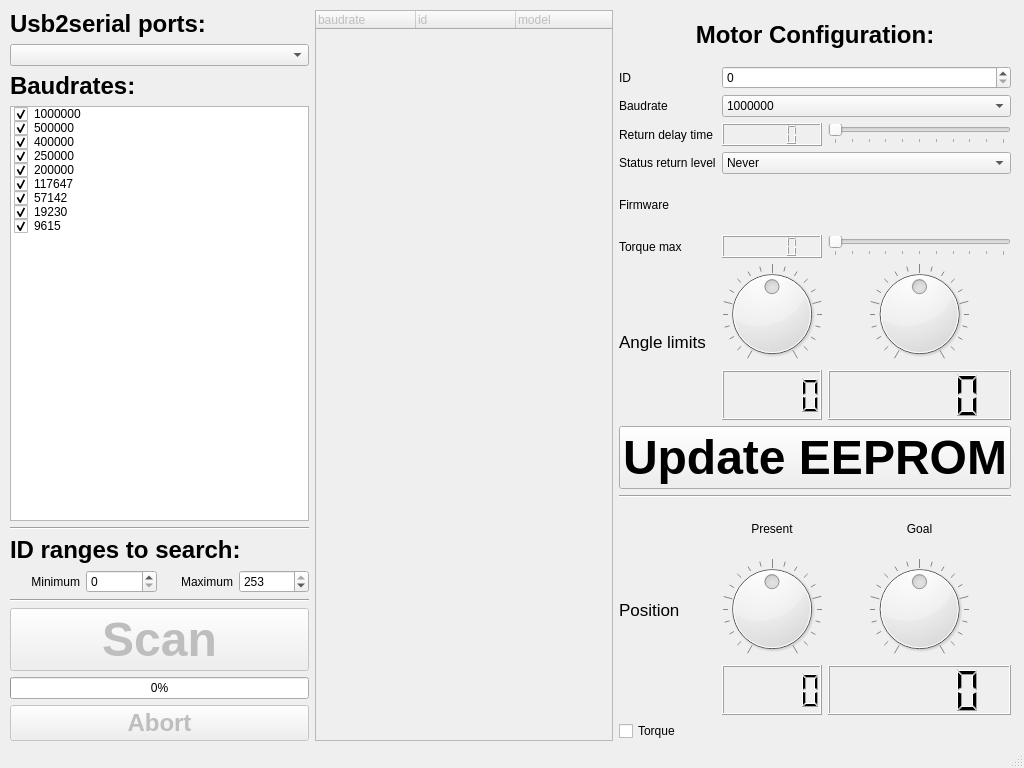
<?xml version="1.0" encoding="UTF-8"?>
<ui version="4.0">
 <class>MainWindow</class>
 <widget class="QMainWindow" name="MainWindow">
  <property name="geometry">
   <rect>
    <x>0</x>
    <y>0</y>
    <width>1024</width>
    <height>768</height>
   </rect>
  </property>
  <property name="sizePolicy">
   <sizepolicy hsizetype="Fixed" vsizetype="Fixed">
    <horstretch>0</horstretch>
    <verstretch>0</verstretch>
   </sizepolicy>
  </property>
  <property name="minimumSize">
   <size>
    <width>1024</width>
    <height>768</height>
   </size>
  </property>
  <property name="windowTitle">
   <string>Herborist</string>
  </property>
  <widget class="QWidget" name="centralwidget">
   <widget class="QWidget" name="layoutWidget">
    <property name="geometry">
     <rect>
      <x>10</x>
      <y>10</y>
      <width>1001</width>
      <height>731</height>
     </rect>
    </property>
    <layout class="QHBoxLayout" name="horizontalLayout_2">
     <item>
      <layout class="QVBoxLayout" name="verticalLayout">
       <item>
        <widget class="QLabel" name="label">
         <property name="font">
          <font>
           <pointsize>18</pointsize>
           <weight>75</weight>
           <bold>true</bold>
          </font>
         </property>
         <property name="text">
          <string>Usb2serial ports:</string>
         </property>
        </widget>
       </item>
       <item>
        <widget class="QComboBox" name="port_box"/>
       </item>
       <item>
        <widget class="QLabel" name="label_2">
         <property name="font">
          <font>
           <pointsize>18</pointsize>
           <weight>75</weight>
           <bold>true</bold>
          </font>
         </property>
         <property name="text">
          <string>Baudrates:</string>
         </property>
        </widget>
       </item>
       <item>
        <widget class="QListWidget" name="baudrate_list">
         <property name="alternatingRowColors">
          <bool>false</bool>
         </property>
         <property name="isWrapping" stdset="0">
          <bool>false</bool>
         </property>
         <property name="uniformItemSizes">
          <bool>false</bool>
         </property>
         <property name="selectionRectVisible">
          <bool>false</bool>
         </property>
         <item>
          <property name="text">
           <string>1000000</string>
          </property>
          <property name="checkState">
           <enum>Checked</enum>
          </property>
         </item>
         <item>
          <property name="text">
           <string>500000</string>
          </property>
          <property name="checkState">
           <enum>Checked</enum>
          </property>
         </item>
         <item>
          <property name="text">
           <string>400000</string>
          </property>
          <property name="checkState">
           <enum>Checked</enum>
          </property>
         </item>
         <item>
          <property name="text">
           <string>250000</string>
          </property>
          <property name="checkState">
           <enum>Checked</enum>
          </property>
         </item>
         <item>
          <property name="text">
           <string>200000</string>
          </property>
          <property name="checkState">
           <enum>Checked</enum>
          </property>
         </item>
         <item>
          <property name="text">
           <string>117647</string>
          </property>
          <property name="checkState">
           <enum>Checked</enum>
          </property>
         </item>
         <item>
          <property name="text">
           <string>57142</string>
          </property>
          <property name="checkState">
           <enum>Checked</enum>
          </property>
         </item>
         <item>
          <property name="text">
           <string>19230</string>
          </property>
          <property name="checkState">
           <enum>Checked</enum>
          </property>
         </item>
         <item>
          <property name="text">
           <string>9615</string>
          </property>
          <property name="checkState">
           <enum>Checked</enum>
          </property>
         </item>
        </widget>
       </item>
       <item>
        <widget class="Line" name="line_2">
         <property name="orientation">
          <enum>Qt::Horizontal</enum>
         </property>
        </widget>
       </item>
       <item>
        <widget class="QLabel" name="label_3">
         <property name="font">
          <font>
           <pointsize>18</pointsize>
           <weight>75</weight>
           <bold>true</bold>
          </font>
         </property>
         <property name="text">
          <string>ID ranges to search:</string>
         </property>
        </widget>
       </item>
       <item>
        <layout class="QHBoxLayout" name="horizontalLayout">
         <item>
          <widget class="QLabel" name="label_4">
           <property name="text">
            <string>Minimum</string>
           </property>
           <property name="alignment">
            <set>Qt::AlignRight|Qt::AlignTrailing|Qt::AlignVCenter</set>
           </property>
          </widget>
         </item>
         <item>
          <widget class="QSpinBox" name="min_id">
           <property name="maximum">
            <number>254</number>
           </property>
          </widget>
         </item>
         <item>
          <widget class="QLabel" name="label_5">
           <property name="text">
            <string>Maximum</string>
           </property>
           <property name="alignment">
            <set>Qt::AlignRight|Qt::AlignTrailing|Qt::AlignVCenter</set>
           </property>
          </widget>
         </item>
         <item>
          <widget class="QSpinBox" name="max_id">
           <property name="cursor">
            <cursorShape>ArrowCursor</cursorShape>
           </property>
           <property name="maximum">
            <number>253</number>
           </property>
           <property name="value">
            <number>253</number>
           </property>
          </widget>
         </item>
        </layout>
       </item>
       <item>
        <widget class="Line" name="line">
         <property name="orientation">
          <enum>Qt::Horizontal</enum>
         </property>
        </widget>
       </item>
       <item>
        <widget class="QPushButton" name="scan_button">
         <property name="enabled">
          <bool>false</bool>
         </property>
         <property name="sizePolicy">
          <sizepolicy hsizetype="Minimum" vsizetype="Fixed">
           <horstretch>0</horstretch>
           <verstretch>0</verstretch>
          </sizepolicy>
         </property>
         <property name="font">
          <font>
           <pointsize>36</pointsize>
           <weight>75</weight>
           <bold>true</bold>
          </font>
         </property>
         <property name="text">
          <string>Scan</string>
         </property>
        </widget>
       </item>
       <item>
        <widget class="QProgressBar" name="scan_progress">
         <property name="value">
          <number>0</number>
         </property>
        </widget>
       </item>
       <item>
        <widget class="QPushButton" name="abort_button">
         <property name="enabled">
          <bool>false</bool>
         </property>
         <property name="font">
          <font>
           <pointsize>18</pointsize>
           <weight>75</weight>
           <bold>true</bold>
          </font>
         </property>
         <property name="focusPolicy">
          <enum>Qt::TabFocus</enum>
         </property>
         <property name="text">
          <string>Abort</string>
         </property>
        </widget>
       </item>
      </layout>
     </item>
     <item>
      <widget class="QTreeWidget" name="motor_tree">
       <property name="enabled">
        <bool>false</bool>
       </property>
       <property name="acceptDrops">
        <bool>false</bool>
       </property>
       <property name="horizontalScrollBarPolicy">
        <enum>Qt::ScrollBarAlwaysOff</enum>
       </property>
       <property name="autoScroll">
        <bool>true</bool>
       </property>
       <property name="showDropIndicator" stdset="0">
        <bool>false</bool>
       </property>
       <property name="dragEnabled">
        <bool>false</bool>
       </property>
       <property name="dragDropMode">
        <enum>QAbstractItemView::NoDragDrop</enum>
       </property>
       <property name="selectionMode">
        <enum>QAbstractItemView::ExtendedSelection</enum>
       </property>
       <column>
        <property name="text">
         <string>baudrate</string>
        </property>
       </column>
       <column>
        <property name="text">
         <string>id</string>
        </property>
       </column>
       <column>
        <property name="text">
         <string>model</string>
        </property>
       </column>
      </widget>
     </item>
     <item>
      <layout class="QGridLayout" name="motor_layout" columnstretch="0,0,0">
       <item row="7" column="1">
        <widget class="QLCDNumber" name="torque_max_lcd"/>
       </item>
       <item row="0" column="0" colspan="3">
        <widget class="QLabel" name="label_6">
         <property name="font">
          <font>
           <pointsize>18</pointsize>
           <weight>75</weight>
           <bold>true</bold>
          </font>
         </property>
         <property name="text">
          <string>Motor Configuration:</string>
         </property>
         <property name="alignment">
          <set>Qt::AlignCenter</set>
         </property>
        </widget>
       </item>
       <item row="1" column="1" colspan="2">
        <widget class="QSpinBox" name="id_spinbox"/>
       </item>
       <item row="4" column="1" colspan="2">
        <widget class="QComboBox" name="srl_combobox">
         <item>
          <property name="text">
           <string>Never</string>
          </property>
         </item>
         <item>
          <property name="text">
           <string>Read</string>
          </property>
         </item>
         <item>
          <property name="text">
           <string>Always</string>
          </property>
         </item>
        </widget>
       </item>
       <item row="2" column="1" colspan="2">
        <widget class="QComboBox" name="baud_combobox">
         <item>
          <property name="text">
           <string>1000000</string>
          </property>
         </item>
         <item>
          <property name="text">
           <string>500000</string>
          </property>
         </item>
         <item>
          <property name="text">
           <string>400000</string>
          </property>
         </item>
         <item>
          <property name="text">
           <string>250000</string>
          </property>
         </item>
         <item>
          <property name="text">
           <string>200000</string>
          </property>
         </item>
         <item>
          <property name="text">
           <string>117647</string>
          </property>
         </item>
         <item>
          <property name="text">
           <string>57142</string>
          </property>
         </item>
         <item>
          <property name="text">
           <string>19230</string>
          </property>
         </item>
         <item>
          <property name="text">
           <string>9615</string>
          </property>
         </item>
        </widget>
       </item>
       <item row="12" column="0" colspan="3">
        <widget class="QPushButton" name="update_eeprom_button">
         <property name="font">
          <font>
           <pointsize>36</pointsize>
           <weight>75</weight>
           <bold>true</bold>
          </font>
         </property>
         <property name="text">
          <string>Update EEPROM</string>
         </property>
        </widget>
       </item>
       <item row="2" column="0">
        <widget class="QLabel" name="label_8">
         <property name="text">
          <string>Baudrate</string>
         </property>
        </widget>
       </item>
       <item row="3" column="0">
        <widget class="QLabel" name="label_9">
         <property name="text">
          <string>Return delay time</string>
         </property>
        </widget>
       </item>
       <item row="15" column="2">
        <widget class="QDial" name="goal_position_dial">
         <property name="minimum">
          <number>-180</number>
         </property>
         <property name="maximum">
          <number>180</number>
         </property>
         <property name="singleStep">
          <number>18</number>
         </property>
         <property name="pageStep">
          <number>5</number>
         </property>
         <property name="notchesVisible">
          <bool>true</bool>
         </property>
        </widget>
       </item>
       <item row="3" column="2">
        <widget class="QSlider" name="rdt_slider">
         <property name="maximum">
          <number>500</number>
         </property>
         <property name="orientation">
          <enum>Qt::Horizontal</enum>
         </property>
         <property name="tickPosition">
          <enum>QSlider::TicksBelow</enum>
         </property>
         <property name="tickInterval">
          <number>50</number>
         </property>
        </widget>
       </item>
       <item row="10" column="2">
        <widget class="QDial" name="upper_limit_dial">
         <property name="minimum">
          <number>-180</number>
         </property>
         <property name="maximum">
          <number>180</number>
         </property>
         <property name="singleStep">
          <number>18</number>
         </property>
         <property name="pageStep">
          <number>5</number>
         </property>
         <property name="notchesVisible">
          <bool>true</bool>
         </property>
        </widget>
       </item>
       <item row="11" column="2">
        <widget class="QLCDNumber" name="upper_limit_lcd"/>
       </item>
       <item row="11" column="1">
        <widget class="QLCDNumber" name="lower_limit_lcd"/>
       </item>
       <item row="14" column="1">
        <widget class="QLabel" name="label_17">
         <property name="text">
          <string>Present</string>
         </property>
         <property name="alignment">
          <set>Qt::AlignCenter</set>
         </property>
        </widget>
       </item>
       <item row="16" column="2">
        <widget class="QLCDNumber" name="goal_position_lcd"/>
       </item>
       <item row="14" column="0" rowspan="3">
        <widget class="QLabel" name="label_16">
         <property name="font">
          <font>
           <pointsize>13</pointsize>
           <weight>50</weight>
           <bold>false</bold>
          </font>
         </property>
         <property name="text">
          <string>Position</string>
         </property>
        </widget>
       </item>
       <item row="10" column="0" rowspan="2">
        <widget class="QLabel" name="label_15">
         <property name="font">
          <font>
           <pointsize>13</pointsize>
           <weight>50</weight>
           <bold>false</bold>
          </font>
         </property>
         <property name="text">
          <string>Angle limits</string>
         </property>
        </widget>
       </item>
       <item row="1" column="0">
        <widget class="QLabel" name="label_7">
         <property name="text">
          <string>ID</string>
         </property>
        </widget>
       </item>
       <item row="3" column="1">
        <widget class="QLCDNumber" name="rdt_lcd"/>
       </item>
       <item row="4" column="0">
        <widget class="QLabel" name="label_10">
         <property name="text">
          <string>Status return level</string>
         </property>
        </widget>
       </item>
       <item row="10" column="1">
        <widget class="QDial" name="lower_limit_dial">
         <property name="minimum">
          <number>-180</number>
         </property>
         <property name="maximum">
          <number>180</number>
         </property>
         <property name="singleStep">
          <number>18</number>
         </property>
         <property name="pageStep">
          <number>5</number>
         </property>
         <property name="notchesVisible">
          <bool>true</bool>
         </property>
        </widget>
       </item>
       <item row="16" column="1">
        <widget class="QLCDNumber" name="present_position_lcd"/>
       </item>
       <item row="14" column="2">
        <widget class="QLabel" name="label_18">
         <property name="text">
          <string>Goal</string>
         </property>
         <property name="alignment">
          <set>Qt::AlignCenter</set>
         </property>
        </widget>
       </item>
       <item row="7" column="2">
        <widget class="QSlider" name="torque_max_slider">
         <property name="maximum">
          <number>100</number>
         </property>
         <property name="orientation">
          <enum>Qt::Horizontal</enum>
         </property>
         <property name="tickPosition">
          <enum>QSlider::TicksBelow</enum>
         </property>
        </widget>
       </item>
       <item row="15" column="1">
        <widget class="QDial" name="present_position_dial">
         <property name="minimum">
          <number>-180</number>
         </property>
         <property name="maximum">
          <number>180</number>
         </property>
         <property name="singleStep">
          <number>18</number>
         </property>
         <property name="pageStep">
          <number>5</number>
         </property>
         <property name="notchesVisible">
          <bool>true</bool>
         </property>
        </widget>
       </item>
       <item row="5" column="1" colspan="2">
        <widget class="QLabel" name="firmware_label">
         <property name="text">
          <string/>
         </property>
         <property name="alignment">
          <set>Qt::AlignRight|Qt::AlignTrailing|Qt::AlignVCenter</set>
         </property>
        </widget>
       </item>
       <item row="13" column="0" colspan="3">
        <widget class="Line" name="line_4">
         <property name="lineWidth">
          <number>1</number>
         </property>
         <property name="orientation">
          <enum>Qt::Horizontal</enum>
         </property>
        </widget>
       </item>
       <item row="5" column="0">
        <widget class="QLabel" name="label_11">
         <property name="text">
          <string>Firmware</string>
         </property>
        </widget>
       </item>
       <item row="17" column="0" colspan="3">
        <widget class="QCheckBox" name="torque_checkbox">
         <property name="text">
          <string>Torque</string>
         </property>
        </widget>
       </item>
       <item row="7" column="0">
        <widget class="QLabel" name="label_14">
         <property name="text">
          <string>Torque max</string>
         </property>
        </widget>
       </item>
      </layout>
     </item>
    </layout>
   </widget>
  </widget>
  <widget class="QStatusBar" name="statusbar"/>
 </widget>
 <resources/>
 <connections/>
</ui>
